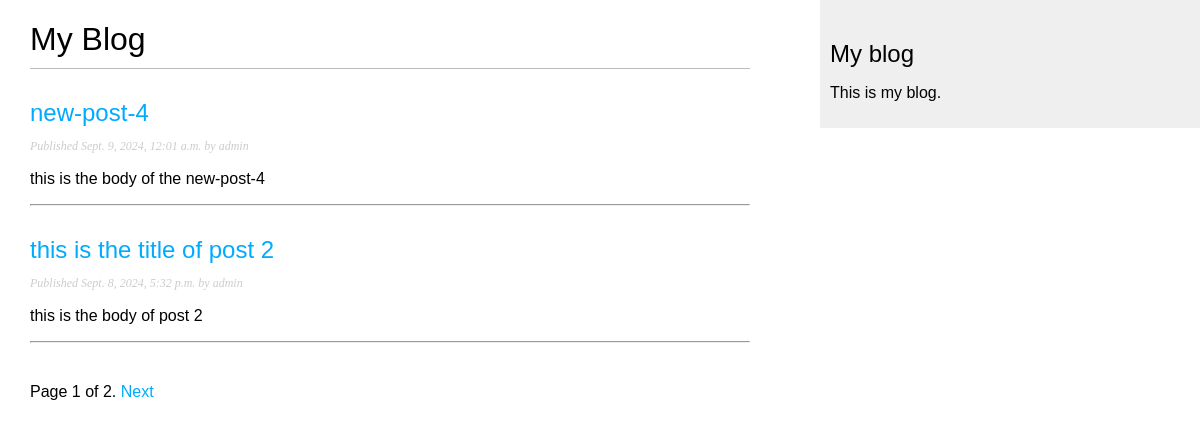
Screenshot of /blog/ with the database file from the repository.
### blog/models.py (models this page shows, shortened)
class Post(models.Model):
    class Status(models.TextChoices):
        DRAFT='Df','Draft'
        PUBLISHED='PB','Published'
    title=models.CharField(max_length=250)
    slug=models.SlugField(max_length=250,unique_for_date='publish')
    author=models.ForeignKey(User,on_delete=models.CASCADE,related_name='blog_posts')
    body=models.TextField()
    publish=models.DateTimeField(default=timezone.now)
    created=models.DateTimeField(auto_now_add=True)
    updated=models.DateTimeField(auto_now=True)
    status=models.CharField(max_length=2,choices=Status.choices,default=Status.DRAFT)
    class Meta:
        ordering=['-publish']
        indexes=[
            models.Index(fields=['-publish']),
        ]
    def get_absolute_url(self):
        return reverse("blog:post_detail",args=[
            self.publish.year,
            self.publish.month,
            self.publish.day,
            self.slug,
        ])

### blog/views.py (the view)
# urls.py: path('',views.PostListView.as_view(),name='post_list'),
class PostListView(ListView):
    model=Post
    context_object_name='posts'
    paginate_by=2
    template_name='blog/post/list.html'

### blog/templates/blog/post/list.html (shortened to what this page needs)
{% extends "blog/base.html" %}
{% block content %}
<h1>My Blog</h1>
{% for post in posts %}
<h2>
    <a href="{{ post.get_absolute_url }}">
        {{ post.title }}
    </a>
</h2>
<p class="date">
    Published {{ post.publish }} by {{ post.author }}
</p>
{{ post.body|truncatewords:30|linebreaks }}
<hr />
{% endfor %}
{% include "pagination.html" with page=page_obj %}
{% endblock %}

### blog/static/css/blog.css (style rules this page uses)
body { margin: 0; padding: 0; font-family: helvetica, sans-serif; }
a { color: #00abff; text-decoration: none; }
h1 { font-weight: normal; border-bottom: 1px solid #bbb; padding: 0 0 10px 0; }
h2 { font-weight: normal; margin: 30px 0 0; }
p.date { color: #ccc; font-family: georgia, serif; font-size: 12px; font-style: italic; }

### rows the page displays
Post: title "new-post-4", publish "Sept. 9, 2024, 12:01 a.m.", author "admin", body "this is the body of the new-post-4"
Post: title "this is the title of post 2", publish "Sept. 8, 2024, 5:32 p.m.", author "admin", body "this is the body of post 2"

### other values shown
{{ page.number }} "1"
{{ page.paginator.num_pages }} "2"
